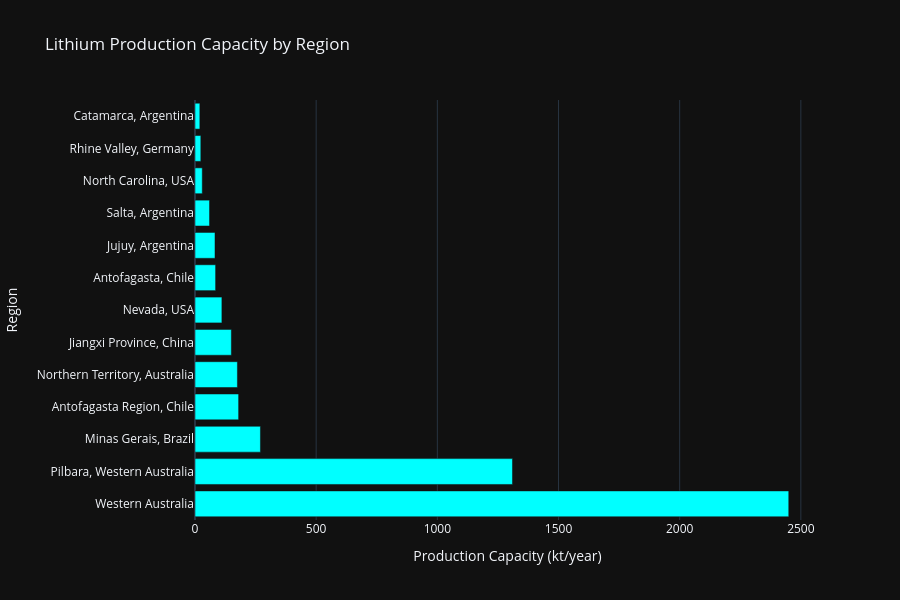

Notebook code cell kept with this figure:
### Code cell
# Regional Production Analysis
# Convert to numeric first
df_projects_numeric = df_projects.copy()
df_projects_numeric['production_capacity_kt'] = pd.to_numeric(df_projects_numeric['production_capacity_kt'], errors='coerce')

regional_production = df_projects_numeric.groupby('location')['production_capacity_kt'].sum().sort_values(ascending=False)

fig_regional = go.Figure(data=[
    go.Bar(
        x=regional_production.values,
        y=regional_production.index,
        orientation='h',
        marker=dict(color='cyan')
    )
])

fig_regional.update_layout(
    title='Lithium Production Capacity by Region',
    xaxis_title='Production Capacity (kt/year)',
    yaxis_title='Region',
    template='plotly_dark',
    height=600
)

fig_regional.show()

### Figure 1 — Plotly figure (JSON) as saved in the notebook; plotly's stock layout.template omitted (floating-point values rounded to 4 significant figures)
{"data": [{"marker": {"color": "cyan"}, "orientation": "h", "type": "bar", "x": [2450, 1310, 270, 180, 175, 150, 111, 85, 82.5, 60, 30, 24, 20], "y": ["Western Australia", "Pilbara, Western Australia", "Minas Gerais, Brazil", "Antofagasta Region, Chile", "Northern Territory, Australia", "Jiangxi Province, China", "Nevada, USA", "Antofagasta, Chile", "Jujuy, Argentina", "Salta, Argentina", "North Carolina, USA", "Rhine Valley, Germany", "Catamarca, Argentina"]}], "layout": {"height": 600, "title": {"text": "Lithium Production Capacity by Region"}, "xaxis": {"title": {"text": "Production Capacity (kt/year)"}}, "yaxis": {"title": {"text": "Region"}}}}
